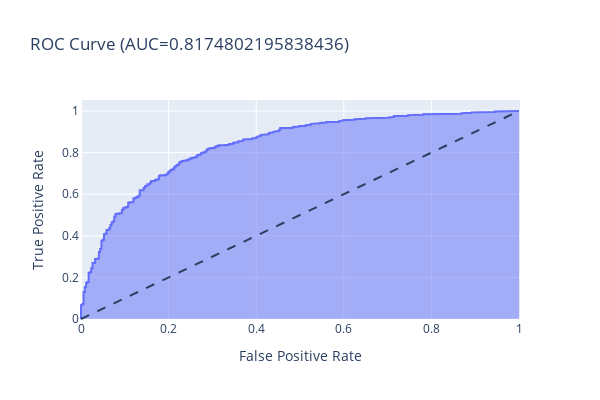

Notebook source saved alongside this figure:
### Code cell
y_pred_proba_lgbm = grid_search_lgbm.predict_proba(X_test_scaled)[:, 1]
fpr, tpr, thresholds = roc_curve(y_test, y_pred_proba_lgbm)

fig5 = px.area(
    x=fpr, y=tpr,
    title=f"ROC Curve (AUC={grid_search_lgbm.best_score_})",
    labels=dict(x="False Positive Rate", y="True Positive Rate"),
    width=600, height=400
)

fig5.add_shape(
    type='line', line=dict(dash='dash'),
    x0=0, x1=1, y0=0, y1=1
)

fig5.show()

### Figure 1 — Plotly figure (JSON) as saved in the notebook; plotly's stock layout.template omitted (floating-point values rounded to 4 significant figures; data arrays with more than 128 entries replaced by an {"elided": "..."} marker saying what was removed)
{"data": [{"fillpattern": {"shape": ""}, "hovertemplate": "False Positive Rate=%{x}<br>True Positive Rate=%{y}<extra></extra>", "legendgroup": "", "line": {"color": "#636efa"}, "marker": {"symbol": "circle"}, "mode": "lines", "name": "", "orientation": "v", "showlegend": false, "stackgroup": "1", "type": "scatter", "x": {"elided": "290 float values"}, "xaxis": "x", "y": {"elided": "290 float values"}, "yaxis": "y"}], "layout": {"height": 400, "legend": {"tracegroupgap": 0}, "shapes": [{"line": {"dash": "dash"}, "type": "line", "x0": 0, "x1": 1, "y0": 0, "y1": 1}], "title": {"text": "ROC Curve (AUC=0.8174802195838436)"}, "width": 600, "xaxis": {"anchor": "y", "domain": [0, 1], "title": {"text": "False Positive Rate"}}, "yaxis": {"anchor": "x", "domain": [0, 1], "title": {"text": "True Positive Rate"}}}}
